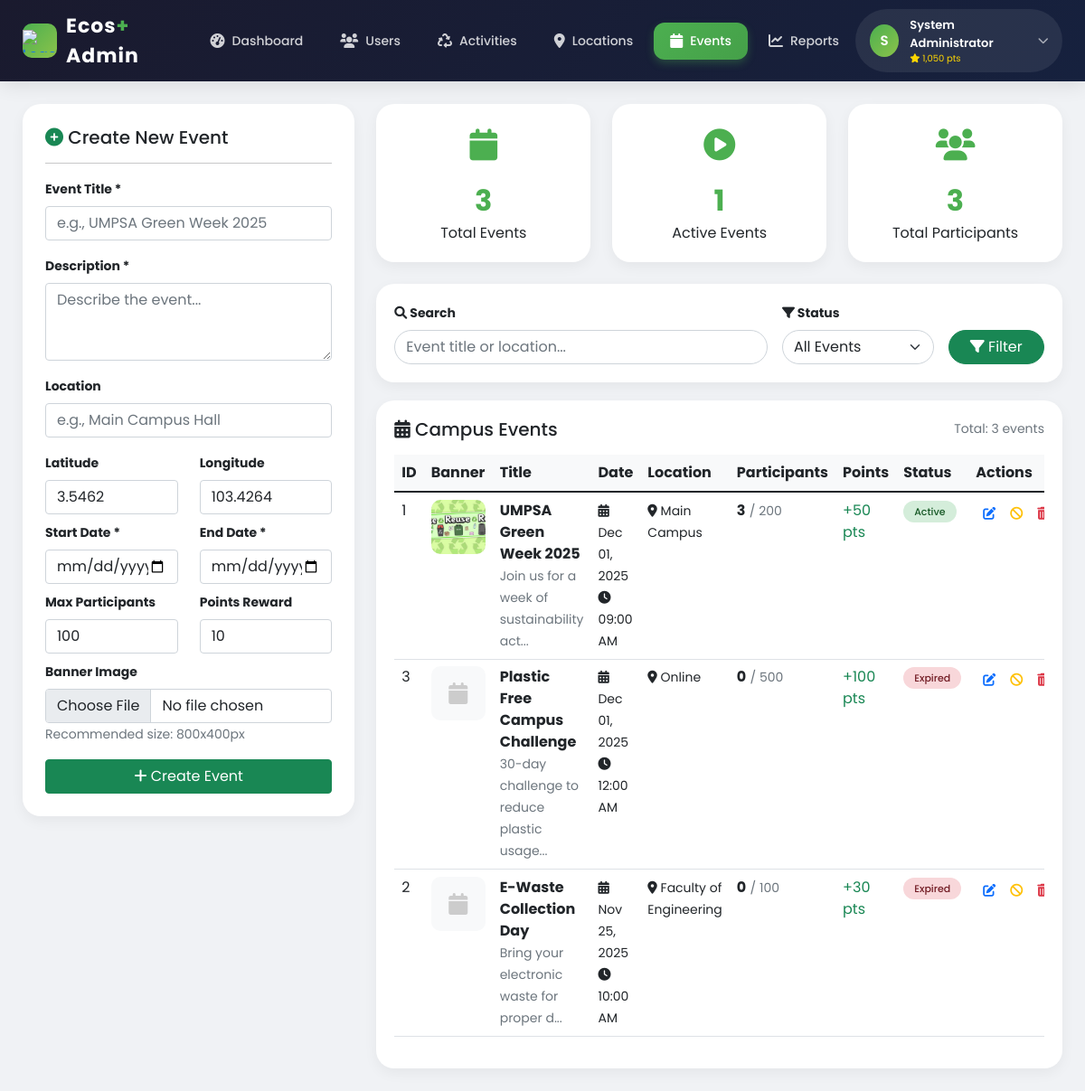
The app's page /admin/events.php (signed in) with its own data.
### tables this page shows
CREATE TABLE `users` (
  `id` int(11) NOT NULL,
  `username` varchar(50) NOT NULL,
  `email` varchar(100) NOT NULL,
  `password` varchar(255) NOT NULL,
  `full_name` varchar(100) NOT NULL,
  `bio` text DEFAULT NULL,
  `profile_image` varchar(255) DEFAULT NULL,
  `phone` varchar(20) DEFAULT NULL,
  `faculty` varchar(100) DEFAULT NULL,
  `year_of_study` int(11) DEFAULT NULL,
  `student_id` varchar(20) DEFAULT NULL,
  `role` enum('user','admin') DEFAULT 'user',
  `points` int(11) DEFAULT 0,
  `theme` enum('light','dark') DEFAULT 'light',
  `language` enum('en','ms') DEFAULT 'en',
  `email_verified` tinyint(1) DEFAULT 1,
  `reset_token` varchar(255) DEFAULT NULL,
  `reset_expires` timestamp NULL DEFAULT NULL,
  `is_active` tinyint(1) DEFAULT 1,
  `created_at` timestamp NOT NULL DEFAULT current_timestamp(),
  `last_login` timestamp NULL DEFAULT NULL,
  `default_privacy` enum('public','followers','private') DEFAULT 'public'
);

CREATE TABLE `campus_events` (
  `id` int(11) NOT NULL,
  `title` varchar(255) NOT NULL,
  `description` text DEFAULT NULL,
  `location` varchar(255) DEFAULT NULL,
  `latitude` decimal(10,8) DEFAULT NULL,
  `longitude` decimal(11,8) DEFAULT NULL,
  `start_date` datetime NOT NULL,
  `end_date` datetime NOT NULL,
  `banner_image` varchar(255) DEFAULT NULL,
  `max_participants` int(11) DEFAULT 100,
  `current_participants` int(11) DEFAULT 0,
  `points_reward` int(11) DEFAULT 10,
  `created_by` int(11) DEFAULT NULL,
  `is_active` tinyint(1) DEFAULT 1,
  `created_at` timestamp NOT NULL DEFAULT current_timestamp()
);

### admin/events.php (the view, shortened to what the rows shown need)
<?php
require_once '../includes/auth.php';
$conn = getConnection();
$navbar_user = getCurrentUser();
$navbar_initial = $navbar_user ? strtoupper(substr($navbar_user['full_name'], 0, 1)) : 'U';
$sql = "SELECT e.*,
        (SELECT COUNT(*) FROM event_participants WHERE event_id = e.id) as participant_count
        FROM campus_events e WHERE 1=1";
$sql .= " ORDER BY e.start_date DESC";
$events = $conn->query($sql);
?>
<!DOCTYPE html>
<html lang="en">
<head>
    <link href="https://cdn.jsdelivr.net/npm/bootstrap@5.1.3/dist/css/bootstrap.min.css" rel="stylesheet">
    <link rel="stylesheet" href="https://cdnjs.cloudflare.com/ajax/libs/font-awesome/6.0.0/css/all.min.css">
</head>
<body>
<nav class="navbar-custom">
    <div class="navbar-container">
        <div style="display: flex; justify-content: space-between; align-items: center;">
            <div class="user-dropdown">
                <div class="user-trigger">
                    <div class="user-avatar"><?php echo $navbar_initial; ?></div>
                    <div class="user-info">
                        <span class="user-name"><?php echo htmlspecialchars($navbar_user['full_name'] ?? 'Admin'); ?></span>
                        <span class="user-points"><i class="fas fa-star"></i> <?php echo number_format($navbar_user['points'] ?? 0); ?> pts</span>
                    </div>
                    <i class="fas fa-chevron-down dropdown-arrow"></i>
                </div>
            </div>
        </div>
    </div>
</nav>
<div class="container-custom">
    <div class="row">
        <div class="col-lg-8">
            <div class="table-card">
                <div class="table-responsive">
                    <table class="table table-hover">
                        <thead>
                            <tr style="background: #f8f9fa;">
                                <th>ID</th>
                                <th>Banner</th>
                                <th>Title</th>
                                <th>Date</th>
                                <th>Location</th>
                                <th>Participants</th>
                                <th>Points</th>
                                <th>Status</th>
                                <th>Actions</th>
                            </tr>
                        </thead>
                        <tbody>
                            <?php if ($events->num_rows > 0): ?>
                                <?php while($event = $events->fetch_assoc()):
                                    $isExpired = strtotime($event['end_date']) < time();
                                    $statusText = $event['is_active'] ? ($isExpired ? 'Expired' : 'Active') : 'Inactive';
                                    $statusClass = $event['is_active'] ? ($isExpired ? 'status-inactive' : 'status-active') : 'status-inactive';
                                ?>
                                    <tr class="event-card">
                                        <td><?php echo $event['id']; ?></td>
                                        <td>
                                            <?php if ($event['banner_image'] && file_exists('../' . $event['banner_image'])): ?>
                                                <img src="../<?php echo $event['banner_image']; ?>" class="event-banner" alt="Banner" onclick="openImageModal('../<?php echo $event['banner_image']; ?>')">
                                            <?php else: ?>
                                                <div class="event-banner bg-light d-flex align-items-center justify-content-center">
                                                    <i class="fas fa-calendar" style="font-size: 24px; color: #ccc;"></i>
                                                </div>
                                            <?php endif; ?>
                                        </td>
                                        <td>
                                            <strong><?php echo htmlspecialchars($event['title']); ?></strong>
                                            <br>
                                            <small class="text-muted"><?php echo htmlspecialchars(substr($event['description'], 0, 40)); ?>...</small>
                                        </td>
                                        <td>
                                            <small>
                                                <i class="fas fa-calendar-alt"></i> <?php echo date('M d, Y', strtotime($event['start_date'])); ?>
                                                <br>
                                                <i class="fas fa-clock"></i> <?php echo date('h:i A', strtotime($event['start_date'])); ?>
                                            </small>
                                        </td>
                                        <td>
                                            <small><i class="fas fa-map-marker-alt"></i> <?php echo htmlspecialchars($event['location']); ?></small>
                                        </td>
                                        <td>
                                            <span class="fw-bold"><?php echo $event['participant_count']; ?></span>
                                            <small class="text-muted">/ <?php echo $event['max_participants']; ?></small>
                                        </td>
                                        <td>
                                            <span class="text-success">+<?php echo $event['points_reward']; ?> pts</span>
                                        </td>
                                        <td>
                                            <span class="status-badge <?php echo $statusClass; ?>">
                                                <?php echo $statusText; ?>
                                            </span>
                                        </td>
                                        <td>
                                            <div class="btn-group" role="group">
                                                <a href="?edit=<?php echo $event['id']; ?>" class="action-btn text-primary" title="Edit">
                                                    <i class="fas fa-edit"></i>
                                                </a>
                                                <a href="?toggle=<?php echo $event['id']; ?>" class="action-btn text-warning" title="<?php echo $event['is_active'] ? 'Deactivate' : 'Activate'; ?>" onclick="return confirm('Toggle event status?')">
                                                    <i class="fas fa-<?php echo $event['is_active'] ? 'ban' : 'check-circle'; ?>"></i>
                                                </a>
                                                <a href="?delete=<?php echo $event['id']; ?>" class="action-btn text-danger" title="Delete" onclick="return confirm('Delete this event? This action cannot be undone.')">
                                                    <i class="fas fa-trash-alt"></i>
                                                </a>
                                            </div>
                                        </div>
                                    <tr>
                                <?php endwhile; ?>
                            <?php endif; ?>
                </div>
            </div>
</body>
</html>

### records on screen
users: full_name "S", full_name "System Administrator", points "1,050"
campus_events: id "1", banner_image (picture), title "UMPSA Green Week 2025", description "Join us for a week of sustainability act", start_date "Dec 01, 2025", start_date "09:00 AM", location "Main Campus", participant_count "3", max_participants "200", points_reward "50"
campus_events: id "3", title "Plastic Free Campus Challenge", description "30-day challenge to reduce plastic usage", start_date "Dec 01, 2025", start_date "12:00 AM", location "Online", participant_count "0", max_participants "500", points_reward "100"
campus_events: id "2", title "E-Waste Collection Day", description "Bring your electronic waste for proper d", start_date "Nov 25, 2025", start_date "10:00 AM", location "Faculty of Engineering", participant_count "0", max_participants "100", points_reward "30"

### other values on screen
$totalEvents "3"
$activeEvents "1"
$totalParticipants "3"
$events->num_rows "3"
